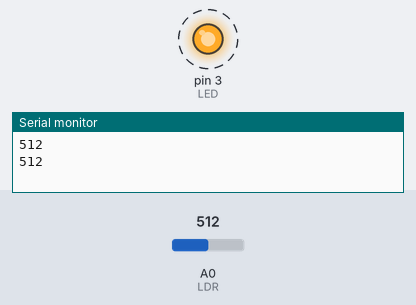
This sketch was run on a simulated Arduino Uno, built with avr-gcc and run on an emulated ATmega328P. On the bench: output pins drawn as LEDs (lit = HIGH), the last lines printed to the serial monitor. Dashed ring = blinking. Inputs (shaded band) come from the test bench; at power-on: A0 (LDR) = 512.

Above: at 0.9 s.
1.5 s: A0 (LDR) set to 588
4.7 s: A0 (LDR) set to 619
At 4.7 s:
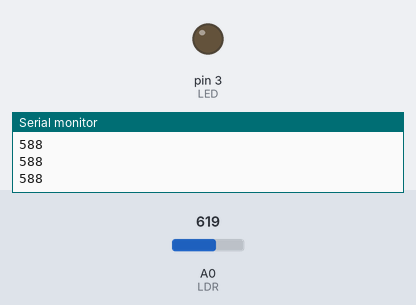
6.2 s: A0 (LDR) set to 590
At 6.5 s:
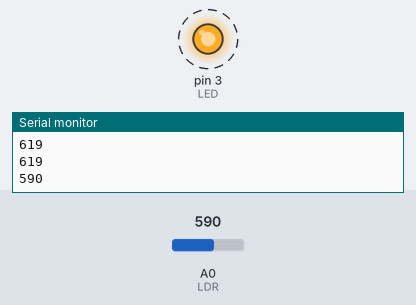
9.4 s: A0 (LDR) set to 610
At 9.5 s:
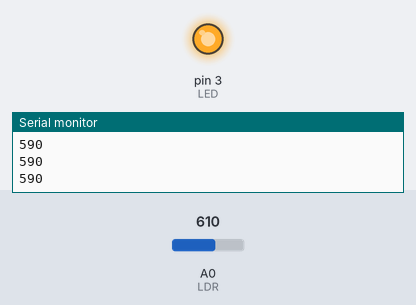
Timing chart, 0 to 11.9 s (numbered marks = the images above; inputs shaded):
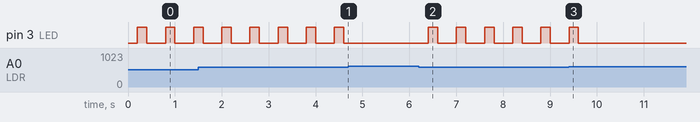

Measured:
- the behaviour switches between 600 and 601 on A0 (LDR) (found by bisection; images 0 and 1)
- after the input at 4.7 s, pin 3 (LED): stops changing and stays LOW
- after the input at 6.2 s, pin 3 (LED): alternates HIGH for 0.20 s and LOW for 0.40 s, starting after 0.21 s
- after the input at 9.4 s, pin 3 (LED): goes on until 9.6 s, then stays LOW
- by itself, pin 3 (LED): alternates HIGH for 0.20 s and LOW for 0.40 s

The sketch:

LDRControl.ino
```cpp
#define LDR A0
#define LED 3   // LED pinini tanımlama
int light_value; // Işık değerini ölçmek için değişken atadık.Dijital işaretlerde böyle bir değişken kullanırız genelde.
void setup() {
  pinMode(LED, OUTPUT); // LED tanımlama
  Serial.begin(9600);
}

void loop() {
  // LDR'den değeri okumamız gerekir.
  light_value = analogRead(LDR); // LDR girişini okuyup değişkene atadık.
  Serial.println(light_value);
  delay(200);
  if (light_value > 600) {
    digitalWrite(LED, LOW); // Işık değeri 600den büyükse yakma
  }
  else if (light_value < 200) { // 600den küçükse ışığı aç
    digitalWrite(LED, HIGH);
  }
  else if (light_value >= 200 || light_value <= 600) { // Arada bir değer ise yak söndür.
    digitalWrite(LED, HIGH);
    delay(200);
    digitalWrite(LED, LOW);
    delay(200);
  }
}
```
